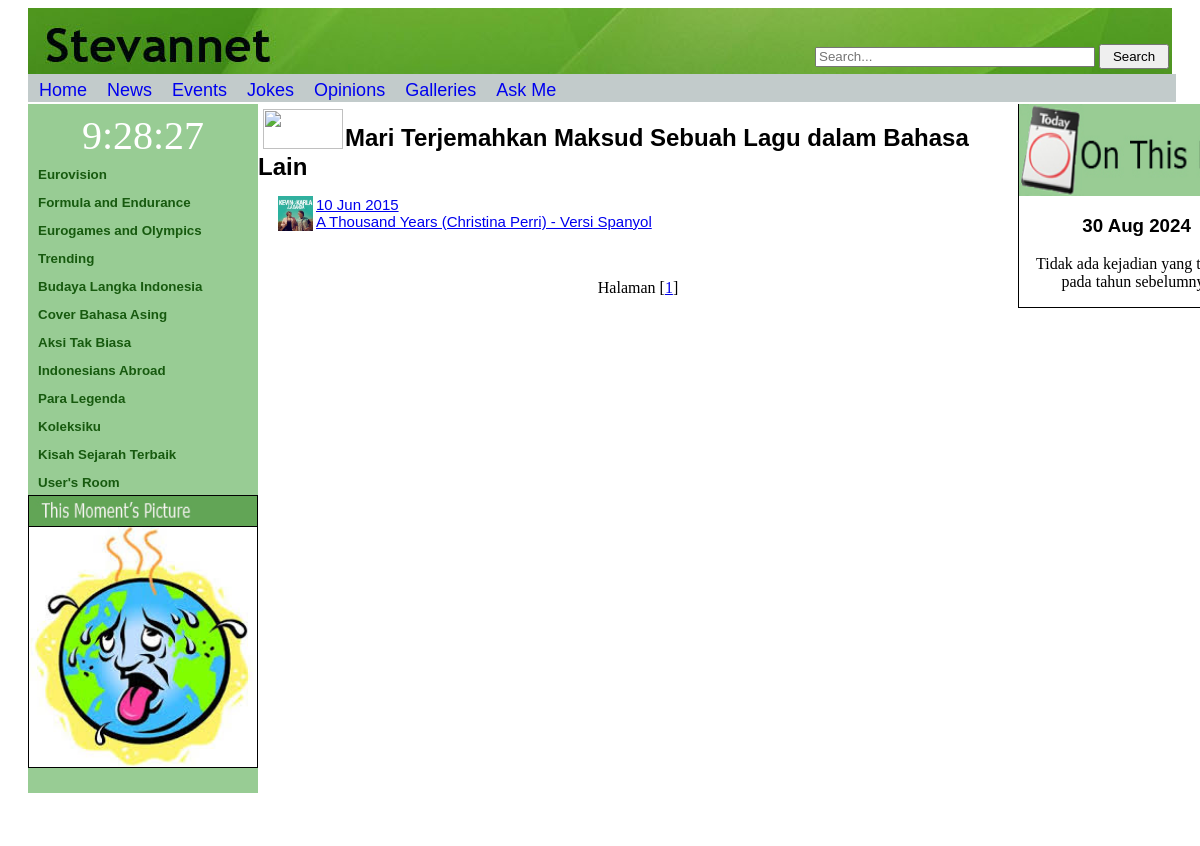
Page /coverasing.php on the committed database.
### tables this page shows
CREATE TABLE `articles` (
  `id` int(11) NOT NULL,
  `judul` varchar(200) NOT NULL,
  `tanggal_muat` varchar(20) NOT NULL,
  `tanggal_terjadi` varchar(20) NOT NULL,
  `id_jenis` int(11) NOT NULL,
  `id_topik` int(11) NOT NULL,
  `isi` text DEFAULT NULL,
  `gambar` varchar(200) DEFAULT NULL,
  `sumber` varchar(50) DEFAULT NULL
);

### coverasing.php (the view, shortened to what this page needs)
<html>
	<head>
		<link rel="stylesheet" href="penampilan.css">
		<div id="header">
			<div id="searchform">
				<form class="search" action="searches.php">
					<?php
						include("searchMenu.php");
					?>
				</form>
			</div>
		</div>
		<?php
			include("menuAtas.php");
		?>
	</head>
	<body onload="startTime()">
		<div class="leftside">
			<?php
				require("leftDIV.php");
			?>
		</div>
		<div class="center">
			<img src="Images/foreignTitle.jpg" style="width:80px; height:40px; margin-left:5px; margin-top:5px;">
			<h2 style="display: inline; margin-left:-2px; vertical-align:text-bottom;">
				Mari Terjemahkan Maksud Sebuah Lagu dalam Bahasa Lain
			</h2><br>
			<p>
				<?php
					include "db.inc.php";
					$sqlstr = "SELECT * from articles WHERE id_topik='6' order by id DESC limit 5";
					$hasil_1=mysqli_query($connection, $sqlstr);
					$row=mysqli_fetch_row($hasil_1);
					do{
						list($id,$judul,$tanggal_muat,$tanggal_terjadi,$id_jenis,$id_topik,$isi,$gambar,$sumber) = $row;
						if(!empty($gambar))
							echo "<img src='Images/$gambar' width=35px height=35px align=left>";
						echo "<a href='cover_detail.php?id=$id'>$tanggal_muat<br>$judul</a><br>";
						echo "<br><br>";
					}while($row=mysqli_fetch_row($hasil_1));
					$sqlstr = "SELECT * from articles WHERE id_topik='6'";
					$hasil_2 = mysqli_query($connection, $sqlstr);
					$jumlah = mysqli_num_rows($hasil_2);
					$i=$jumlah/5;
					$i=ceil($i);
					echo "<center>Halaman ";
					for($j=1;$j<=$i;$j++)
					{
						$awal = (($j-1)*4+$j)-1;
						echo "[<a href='coverasing.php?awal=$awal&page=$j'>$j</a>]";
					}
				?>
			</p>
		</div>
		<div class="right">
			<?php
				require("rightDIV.php");
			?>
		</div>
		<div class="footer">
		</div>
	</body>
</html>

### penampilan.css (style rules this page uses)
#header { background:url('Images/Header.jpg'); height:70px; margin-left: 20px; margin-right: 20px; }
.center h2, h3, h4 { font-family: Verdana, Arial, Helvetica, sans-serif; margin-left:20px; margin-right:20px; text-align:justify; }
.center p, ol { font-family: Verdana, Arial, Helvetica, sans-serif; margin-left:20px; margin-right:20px; text-align:justify; font-size: 15px; }
.leftside { float:left; width:230px; margin-left: 20px; margin-bottom: -25px; background-color: #98CC94; }
.center, .centerdetail { float:left; width:760px; display: inline-block; }
.right { float:left; width:19.6%; display: inline-block; border:1px solid; position:absolute; }
.footer { background:url('Images/Footer.jpg'); clear:both; height:70px; width:97%; margin-left: 20px; margin-right: 50px; text-align: center; position: relative; z-index:1; }

### rows in the picture
articles: gambar (picture), tanggal_muat "10 Jun 2015", judul "A Thousand Years (Christina Perri) - Versi Spanyol"
